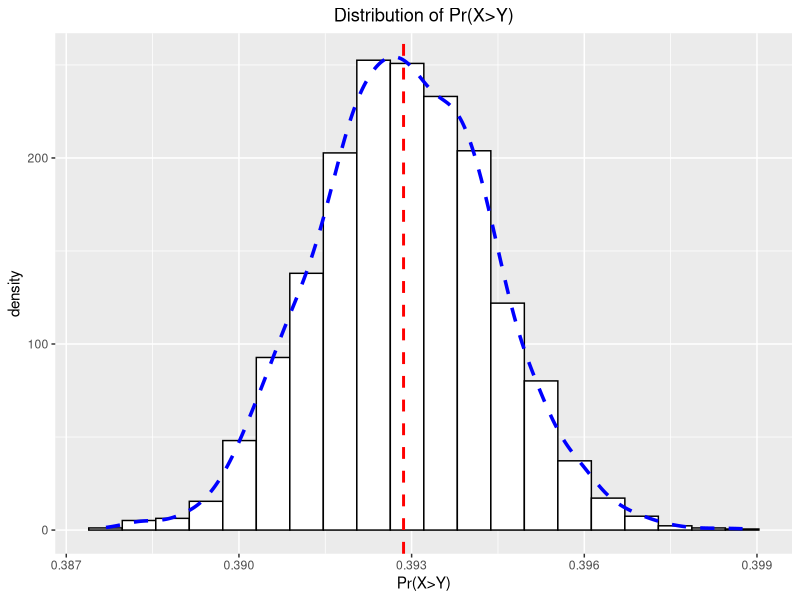

The R script that drew this image: (Note: this script raises an error after producing the figure.)
## ---- chunk 1

library(tidyverse)
library(parallel)
library(scales)

## ---- chunk 2

probability_calculator <- function(n) {

  X <- rnorm(n, mean = 4, sd = sqrt(10))
  Y <- runif(n, min = 2, max = 8)

  # Calculating Pr(X>Y)
  Pr_hat <- sum(X > Y) / n
  
  output <- list(X = X,
                 Y = Y, 
                 Pr_hat = Pr_hat)
  
  return(output)
}


results <- probability_calculator(100000)


print(results[3])
## ---- chunk 3
# Function for bootstrap procedure, using parallel computing technique for
# speeding up the computation. 
bootstrap_multicore_problem1 <- function(n_straps, vec1 = X, vec2 = Y) {
prob_vector <- unlist(mclapply(1:n_straps, function(n = n, vec1 = X, vec2 = Y) {
  # sampling both vectors X & Y
  resX <- vec1[sample(1 : length(vec1), length(vec1), replace = TRUE)] 
  resY <- vec2[sample(1 : length(vec2), length(vec2), replace = TRUE)]
  
  Prob <- sum(resX > resY) / length(resX) # calculating Pr(X>Y) of each 
  return(Prob)                            # bootstrap sample
}, mc.cores = 6))
return(prob_vector)
}

## ---- chunk 4
# set seed for reproducibility

rm(.Random.seed)

X <- unlist(results[1]) #transforming the output of the probability_calculator 
Y <- unlist(results[2]) #function into vectors

#!!! as I use 3000 bootstraps, computation can take some time!!!
prob_vec <- bootstrap_multicore_problem1(n_straps = 3000) 


## ---- chunk 5
quantile(prob_vec, c(0.025, 0.5, 0.975))
## ---- chunk 6
df_probabilities <- as.data.frame(prob_vec)

df_probabilities %>% 
ggplot(aes(x = prob_vec)) +
  geom_histogram(aes (y = ..density..),
                 bins = 20,
                 colour = 1,
                 fill = "white")+
  geom_density(lwd = 1.2,
               linetype = 2,
               colour = "blue")+
  xlab("Pr(X>Y)")+
  ggtitle("Distribution of Pr(X>Y)")+
  theme(plot.title = element_text(hjust= 0.5))+
  geom_vline(xintercept = median(prob_vec), colour = "red", lty='dashed', lwd=1)
  
## ---- chunk 7

rm(.Random.seed)

# vector for the number of simulations/deviates, as a sequence from 5 to 300k
# by steps of 100.
n_deviates <- seq(5, 300000, by = 100)

# Generating n deviates, corresponding to the vector defined above, and 
# calculating Pr(X>Y) from the used deviates. 
prob <- unlist(mclapply(n_deviates, function(i) {
  
    x <- rnorm(i, mean = 4, sd = sqrt(10))
    y <- runif(i, min = 2, max = 8)
    
    prob <- sum(x > y) / length(x)
    deviates <- i

    return(prob)

}, mc.cores = 6, mc.set.seed = TRUE)
)

## ---- chunk 8
results_1.3 <- data.frame(prob, n_deviates)


results_1.3 %>% 
  ggplot(aes(x = n_deviates, y = prob)) +
  geom_point(alpha = 1/4)+
  geom_hline(yintercept = median(prob), colour = "red", lty='dashed', lwd=0.5)+
  xlab("number of simulations")+
  ggtitle("Pr(X>Y) in relation to the number of simulations")+
  scale_y_continuous(name="Pr(X>Y)", limits=c(0.35, 0.45), labels = label_number_si())+
  scale_x_continuous(name="number of simulations", labels = label_number_si())+
  theme(plot.title = element_text(hjust= 0.5))
  
## ---- chunk 9

variance <- c()

for (i in 1 : (length(prob) - 1)) {
  variance[i] <- var(prob[1 : (i + 1)])
}

results_1.3.2 <- data.frame(variance, n_deviates[2:3000])

results_1.3.2 %>% 
  ggplot(aes(x = n_deviates.2.3000., y = variance))+
  geom_point(alpha = 1/4)+
  scale_y_continuous(name="variance of Pr(X>Y)", labels = label_number_si())+
  scale_x_continuous(name="number of simulations", labels = label_number_si())+
  ggtitle("Variance of Pr(X>Y) in relation to the number of simulations")+
  theme(plot.title = element_text(hjust= 0.5))
  

## ---- chunk 10
# function for simulating the tournament
tournament_sim <- function(p_win) {
  p_loss <- 1 - p_win #loss rate
  outcome <- c("win", "loss") 
  results_storage <- c() #empty vector for storing match results

# as you never play more than 9 games 
# (6 wins + 3 losses (=9) or 2 losses and 7 wins (=9))
for (i in 1 : 9) {
  
  # simulating matches with sampling from c("win", "loss") with given
  # probabilities and replacement. 
  # Adding the result to storage vector.
  results_storage <- c(sample(outcome, size = 1,
                            replace = TRUE,
                            prob = c(p_win, p_loss)), results_storage)
  
  # Conditions for winning or loosing the tournament  
    if (length(results_storage[results_storage == "win"]) == 7) {
      break
    }
  
    if (length(results_storage[results_storage == "loss"]) == 3) {
      break
   }
  }

  
  
  true_winrate <- (sum(str_count(results_storage, pattern = "win")) / 
                     length(results_storage))
  
  #binding output together as a list
  output <- list(played_matches = length(results_storage),
                 overview = table(results_storage),
                 true_winrate = true_winrate)
  
  return(output)
}
## ---- chunk 11
# declaring p
p <- 0.75


#simulations one single tournament
results <- tournament_sim(p_win = p)
## ---- chunk 12
results$overview
## ---- chunk 13
results$played_matches
## ---- chunk 14
results$true_winrate
## ---- chunk 15
# Generating a vector containing the win rates of interest
win_rates <- seq(from = 0.1, to = 0.90, by = 0.1)

## ---- chunk 16

tournament_stats_ngames <- function(n, rates = win_rates) {
  
  # generating a matrix for storing the results
  store <- matrix(nrow = length(rates), ncol=n)

  # iterations i are corresponding the the number of rates the algorithm 
  # shall take into consideration
  for (i in 1 : length(rates)) {
    prob <- rates[i]
    
    # simulating n tournaments per win rate and storing the number of matches
    # played into the matrix "store"
    store[i,] <- unlist(mclapply(1 : n, function(i){
    as.integer(tournament_sim(p_win = prob)[1])
  }, mc.cores = 6))
}
  return(store)
}


## ---- chunk 17
rm(.Random.seed)

# simulating 10,000 tournaments per fixed win rate (variable win_rates [0.1, 0.9] is
# set as default)
table_n_matches <- tournament_stats_ngames(n = 10000)
## ---- chunk 18
# Generating a bootstrap function with number of straps and matrix of results
# as Input. Generates a Data.frame as Output, containing the average value of
# the sample's medians and the corresponding win rate. 

bootstrap_problem_two <- function(n_straps, store){
  
    # generating a store matrix with 9 rows (one per win rate) and one column
    # per bootstrap, storing the median of the bootstrap sample
    avg_storer <- matrix(nrow = 9, ncol = n_straps) 

    for (j in 1 : 9){ # 9 iterations (as we use 9 win rates)

      #bootstrap and calculate the mean of each bootstrap sample
      avg_storer[j,] <- unlist(mclapply(1 : n_straps, function(i){
      median(store[j, sample(1 : dim(store)[2], size = dim(store)[2], 
                             replace = TRUE)])
      }, mc.cores = 8))
    }
    
    # generating a vector to store the median of each row 
    substore <- rep(NA, 9)
    
    # calculating the median of each row of avg_storer
    for (i in 1 : 9) {
    substore[i] <- median(avg_storer[i,])  
    }
    
    
    # binding together the win rate and its corresponding average matches per 
    # tournament
    output <- data.frame(Prob = seq(from = 0.1, to = 0.90, by = 0.1),
                         average_value = substore)
    
    return(output)
}



## ---- chunk 19
rm(.Random.seed)

results_2.1 <- bootstrap_problem_two(1000, table_n_matches)
results_2.1 <- results_2.1 %>% 
  rename(probability_theoretical = 1,
         matches_played = 2)


print(results_2.1)

## ---- chunk 20

rm(.Random.seed)


# Beschriften der Achsen !!!

results_2.1 %>% 
  ggplot(aes(x = probability_theoretical, y = matches_played))+
  geom_point()+
  scale_x_continuous(name="theoretical win rates", limits=c(0.1, 0.9),
                     n.breaks = 9)+
  scale_y_continuous(name="average matches played", limits=c(0, 9),
                     n.breaks = 9)+
  ggtitle("Average number of played matches in relation to a fixed theoretical win rate")+
  theme(plot.title = element_text(hjust= 0.5))



## ---- chunk 21

tournament_stats_truewinrate <- function(n, rates = win_rates) {
  store <- matrix(nrow = length(rates), ncol=n)

for (i in 1 : length(rates)) {
  prob <- rates[i]
  
store[i,] <- unlist(mclapply(1:n, function(i){
  as.numeric(tournament_sim(p_win = prob)[3]) # output of tournament_sim is 
  }, mc.cores = 6))                           # now true_winrate, as numeric
}
  return(store)
}
## ---- chunk 22
true_w_rates <- tournament_stats_truewinrate(10000)

df_true_rates <- bootstrap_problem_two(n_straps = 1000, store = true_w_rates)

df_true_rates <- df_true_rates%>% 
  rename(probability_theoretical = 1,
         win_rate_observed = 2)


print(df_true_rates)
## ---- chunk 23

df_true_rates %>% 
  ggplot(aes(x = probability_theoretical, y = win_rate_observed))+
  geom_point()+
  scale_x_continuous(name="theoretical win rates", limits=c(0.1, 0.9),
                     n.breaks = 9)+
  scale_y_continuous(name="average observed win rates", limits=c(0.0, 1.0),
                     n.breaks = 11)+
  ggtitle("Average number of played matches in relation to a fixed theoretical win rate")+
  theme(plot.title = element_text(hjust= 0.5))
